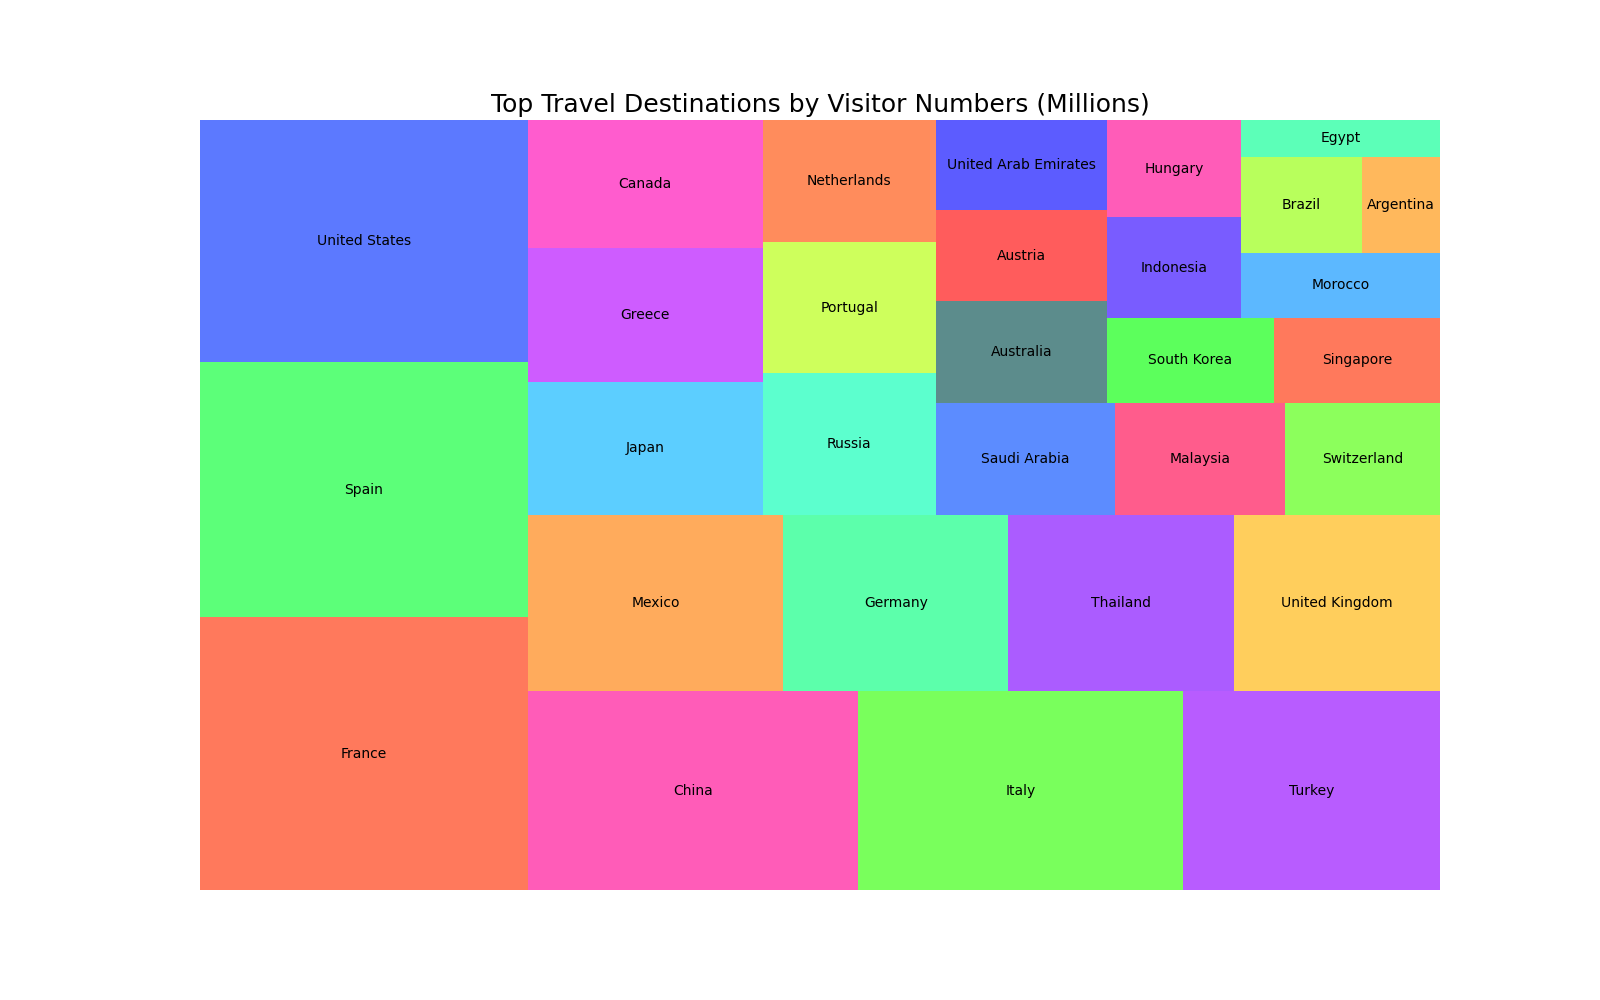

This figure's Python source:

import matplotlib.pyplot as plt
import squarify

# Data
labels = [
    'France', 'Spain', 'United States', 'China', 'Italy', 'Turkey', 
    'Mexico', 'Germany', 'Thailand', 'United Kingdom', 'Japan', 'Greece', 
    'Canada', 'Russia', 'Portugal', 'Netherlands', 'Saudi Arabia', 
    'Malaysia', 'Switzerland', 'Australia', 'Austria', 'United Arab Emirates', 
    'South Korea', 'Singapore', 'Indonesia', 'Hungary', 'Morocco', 'Brazil', 
    'Argentina', 'Egypt'
]
sizes = [
    89.4, 83.7, 79.3, 65.7, 64.5, 51.2, 45.0, 39.6, 39.8, 36.3, 31.2, 31.3, 
    30.1, 24.6, 22.8, 21.2, 20.0, 19.0, 17.4, 17.3, 15.6, 15.3, 14.2, 14.1, 
    13.5, 13.1, 12.9, 11.6, 7.5, 7.3
]
colors = [
    "#FF5733", "#33FF57", "#3357FF", "#FF33A6", "#57FF33", "#A633FF", 
    "#FF9633", "#33FF96", "#9633FF", "#FFC233", "#33C2FF", "#C233FF", 
    "#FF33C2", "#33FFC2", "#C2FF33", "#FF6F33", "#336FFF", "#FF336F", 
    "#6FFF33", "#336F6F", "#FF3333", "#3333FF", "#33FF33", "#FF5733", 
    "#5733FF", "#FF33A6", "#33A6FF", "#A6FF33", "#FFA633", "#33FFA6"
]

# Plot
plt.figure(figsize=(16, 10))
squarify.plot(sizes=sizes, label=labels, color=colors, alpha=.8)
plt.title('Top Travel Destinations by Visitor Numbers (Millions)', fontsize=18)
plt.axis('off')
plt.show()
